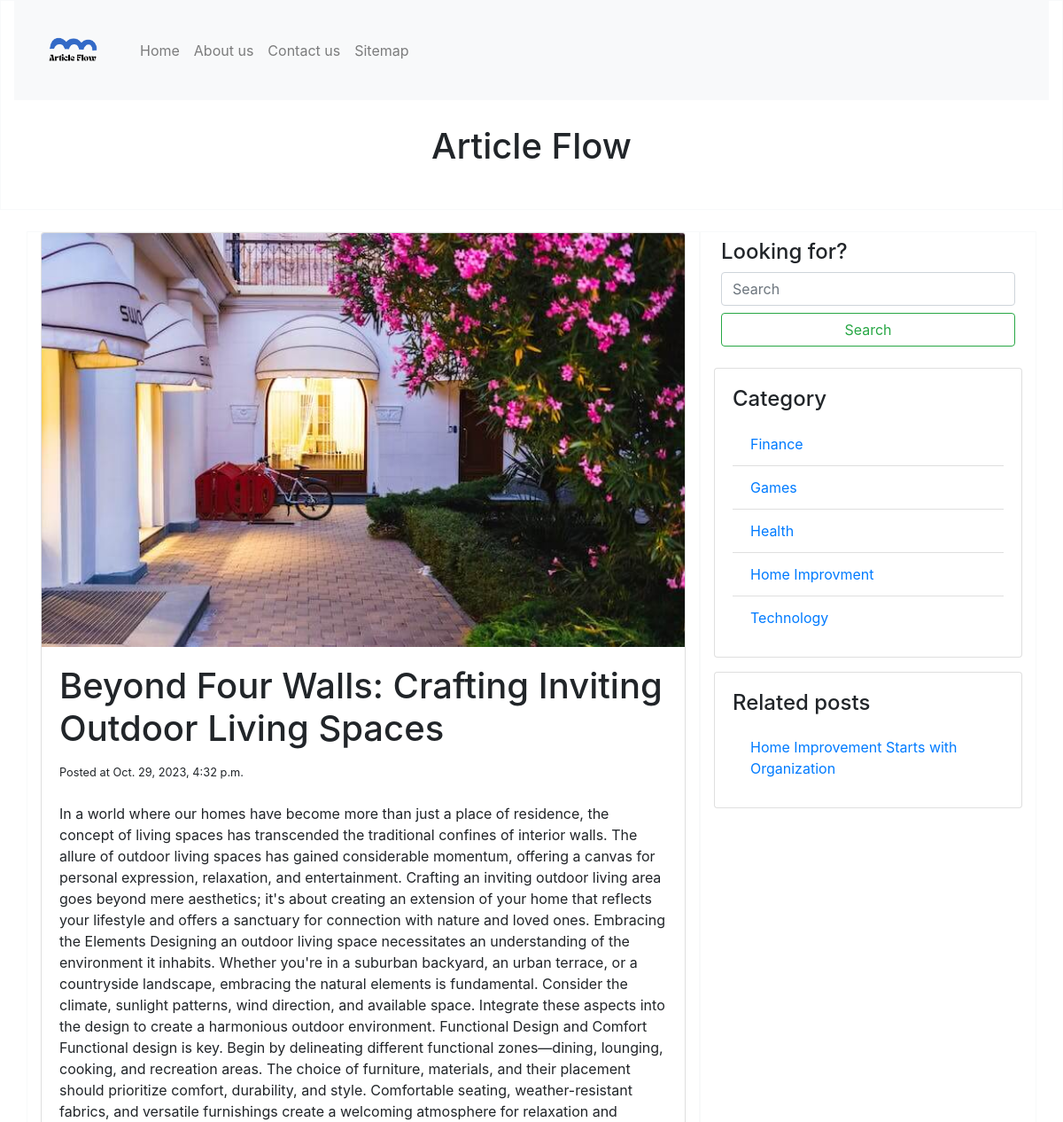
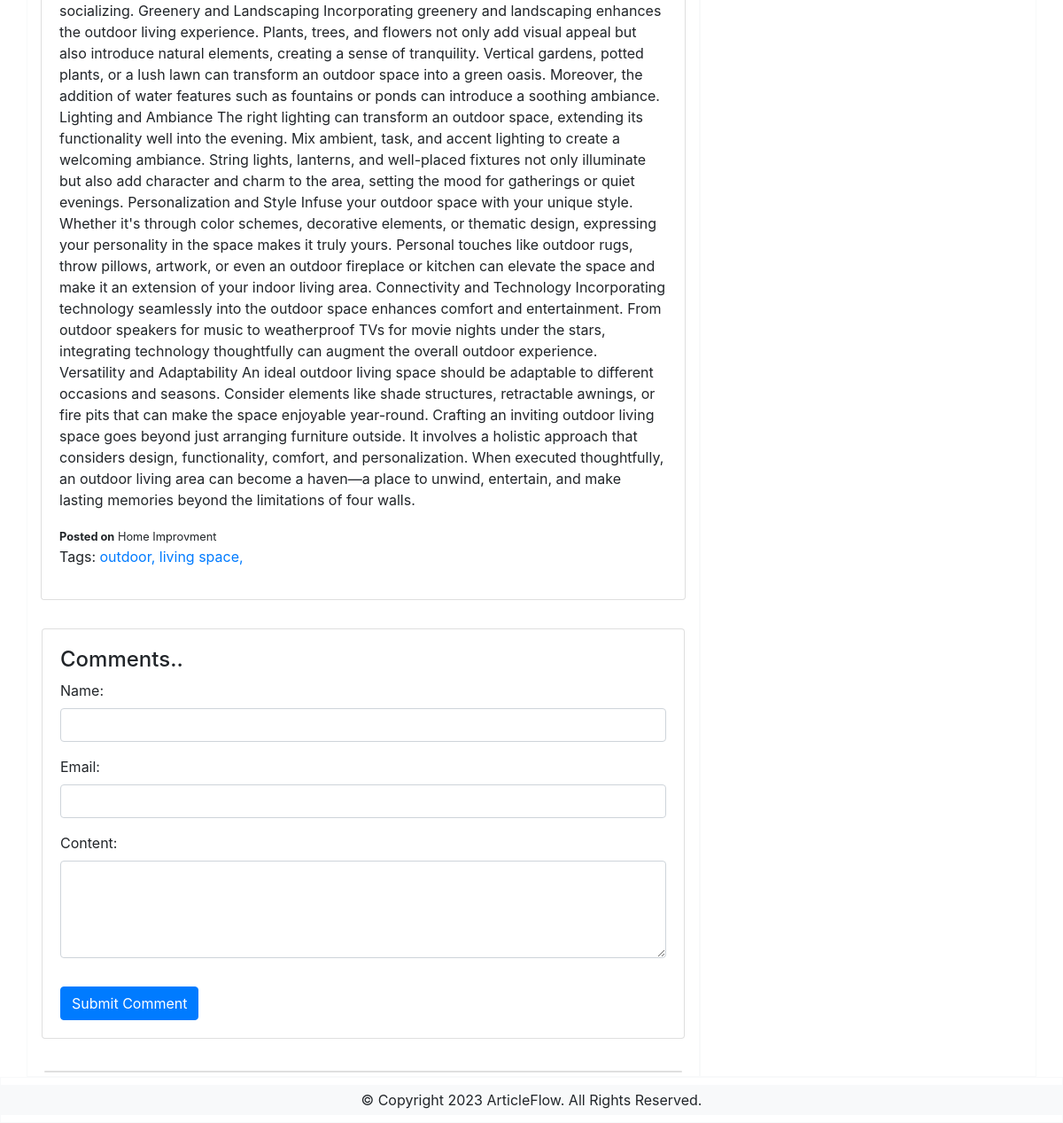
The page /blog/beyond-four-walls-crafting-inviting-outdoor-living/ on the database its author committed (2 pictures, top to bottom).
### blogapp/models.py (models this page shows, shortened)
class Post(models.Model):
    option = (
        ('draft', 'Draft'),
        ('published', 'Published'),
    )
    title = models.CharField(max_length=250)
    slug = slug = AutoSlugField(
        populate_from='title', unique=True, null=True, default=None)
    content = models.TextField()
    images = models.ImageField(upload_to='images')
    category = models.ForeignKey(Category, on_delete=models.CASCADE)
    created_at = models.DateTimeField(auto_now_add=True)
    updated_at = models.DateTimeField(auto_now=True)
    pub_status = models.CharField(
        max_length=10, choices=option, default='draft')
    author = models.ForeignKey(User, on_delete=models.PROTECT)
    tags = TaggableManager()
    class Meta:
        ordering = ['-created_at']

class Category(models.Model):
    title = models.CharField(max_length=250)
    slug = slug = AutoSlugField(
        populate_from='title', unique=True, null=True, default=None)
    def __str__(self):
        return self.title
    class Meta:
        ordering = ['title']
        verbose_name_plural = 'Categories'

### blogapp/views.py (the view)
# urls.py: path('blog/<slug:slug>/', views.post_detail, name='post_detail'),
def post_detail(request, slug):
    post = get_object_or_404(Post, slug=slug)
    all_cat = Category.objects.all()
    category = post.category
    related_posts = Post.objects.filter(category=category).exclude(slug=slug)
    all_comments = post.comments.all()
    if request.method == "POST":
        form = CommentForm(request.POST)
        if form.is_valid():
            comment = form.save(commit=False)
            comment.post = post
            comment.save()
    else:
        form = CommentForm()
    context = {
        'post': post,
        'related_posts': related_posts,
        'all_cats': all_cat,
        'cform': form,
        'all_comments': all_comments,
    }
    return render(request, 'postdetail.html', context)

### blogapp/forms.py
class CommentForm(forms.ModelForm):
    class Meta:
        model = Comment
        fields = ['name', 'email', 'content']
        widgets = {
            'name': forms.TextInput(attrs={'class': 'form-control'}),
            'email': forms.EmailInput(attrs={'class': 'form-control'}),
            'content': forms.Textarea(attrs={'class': 'form-control', 'rows': 4}),
        }

### templates/postdetail.html (shortened to what this page needs)
{% extends 'base.html' %}
{% block content %}
  <div class="row">
    <div class="col">
      <div class="card mb-3">
        <img class="card-img-top img-fluid" src="{{ post.images.url }}" alt="Card image cap" />
        <div class="card-body">
          <h1 class="card-title">{{ post.title }}</h1>
          <small>Posted at {{ post.created_at }}</small> <br /><br />
          <p class="card-text">{{ post.content }}</p>
          <small><b>Posted on</b> {{ post.category }}</small>
          <p>
            Tags:{% for tag in post.tags.all %}
              <a href="{% url 'tag_posts' tag.slug %}">{{ tag.name }},</a>
            {% endfor %}
          </p>
        </div>
      </div>
    </div>
  </div>
{% endblock %}
{% block comment %}
  <div class="row">
    <div class="col p-3">
      <div class="card mb-3">
        <div class="card-body">
          <h4>Comments..</h4>
          <form method="POST">
            {{ cform.as_p }}
            <button type="submit" class="btn btn-primary mt-3">Submit Comment</button>
          </form>
        </div>
      </div>
    </div>
  </div>
  <div class="row">
    <div class="col">
      <div class="card m-1">
      </div>
    </div>
  </div>
{% endblock %}
{% block category %}
  <div class="row">
    <div class="col category">
      <div class="card">
        <div class="card-body">
          <h4 class="card-title">Category</h4>
          <ul class="list-group list-group-flush">
            {% for x in all_cats %}
              <li class="list-group-item">
                <a href="{% url 'category' x.slug %}" class="card-link">{{ x.title }}</a>
              </li>
            {% endfor %}
          </ul>
        </div>
      </div>
    </div>
  </div>
{% endblock %}
{% block sidebarposts %}
  <div class="row">
    <div class="col related-post mt-3">
      <div class="card">
        <div class="card-body">
          <h4 class="card-title">Related posts</h4>
          <ul class="list-group list-group-flush">
            {% for post in related_posts %}
              <li class="list-group-item">
                <a href="{% url 'post_detail' post.slug %}" class="card-link">{{ post.title }}</a>
              </li>
            {% endfor %}
          </ul>
        </div>
      </div>
    </div>
  </div>
{% endblock %}

### static/css/style.css (style rules this page uses)
a { text-decoration: none; }
.trendy-posts, .related-post li { list-style: square; }

### rows shown on the page
Post: images (picture), title "Beyond Four Walls: Crafting Inviting Outdoor Living Spaces", created_at "Oct. 29, 2023, 4:32 p.m.", content "In a world where our homes have become more than just a place of residence, the concept of living spaces has transcended the traditional confines of interior walls. The allure of outdoor living spaces has gained considerable momentum, offering a canvas for personal expression, relaxation, and entertainment. Crafting an inviting outdoor living area goes beyond mere aesthetics; it's about creating an extension of your home that reflects your lifestyle and offers a sanctuary for connection with nature and loved ones. Embracing the Elements Designing an outdoor living space necessitates an understanding of the environment it inhabits. Whether you're in a suburban backyard, an urban terrace, or…", category "Home Improvment"
Tag: name "outdoor"
Tag: name "living space"
Category: title "Finance"
Category: title "Games"
Category: title "Health"
Category: title "Home Improvment"
Category: title "Technology"
Post: title "Home Improvement Starts with Organization"
